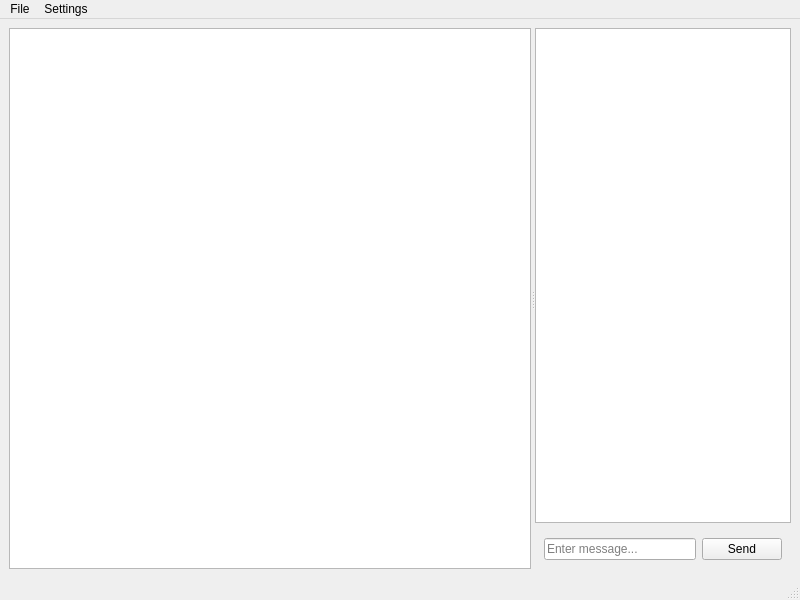
<?xml version="1.0" encoding="UTF-8"?>
<ui version="4.0">
    <class>MainWindow</class>
    <widget class="QMainWindow" name="MainWindow">
        <property name="geometry">
            <rect>
                <x>0</x>
                <y>0</y>
                <width>800</width>
                <height>600</height>
            </rect>
        </property>
        <property name="windowTitle">
            <string>Chat 5.0</string>
        </property>
        <widget class="QWidget" name="centralwidget">
            <layout class="QVBoxLayout" name="verticalLayout">
                <item>
                    <widget class="QSplitter" name="splitter">
                        <property name="orientation">
                            <enum>Qt::Horizontal</enum>
                        </property>
                        <widget class="QListWidget" name="userList">
                            <property name="sizePolicy">
                                <sizepolicy hsizetype="Expanding" vsizetype="Expanding">
                                    <horstretch>1</horstretch>
                                    <verstretch>1</verstretch>
                                </sizepolicy>
                            </property>
                        </widget>
                        <widget class="QWidget" name="messageArea">
                            <layout class="QVBoxLayout" name="verticalLayout_2">
                                <item>
                                    <widget class="QTextEdit" name="messageList">
                                        <property name="readOnly">
                                            <bool>true</bool>
                                        </property>
                                    </widget>
                                </item>
                                <item>
                                    <widget class="QWidget" name="inputArea">
                                        <layout class="QHBoxLayout" name="horizontalLayout">
                                            <item>
                                                <widget class="QLineEdit" name="messageInput">
                                                    <property name="placeholderText">
                                                        <string>Enter message...</string>
                                                    </property>
                                                </widget>
                                            </item>
                                            <item>
                                                <widget class="QPushButton" name="sendButton">
                                                    <property name="text">
                                                        <string>Send</string>
                                                    </property>
                                                </widget>
                                            </item>
                                        </layout>
                                    </widget>
                                </item>
                            </layout>
                        </widget>
                    </widget>
                </item>
            </layout>
        </widget>
        <widget class="QMenuBar" name="menubar">
            <property name="geometry">
                <rect>
                    <x>0</x>
                    <y>0</y>
                    <width>800</width>
                    <height>21</height>
                </rect>
            </property>
            <widget class="QMenu" name="menuFile">
                <property name="title">
                    <string>File</string>
                </property>
                <addaction name="actionExit"/>
            </widget>
            <widget class="QMenu" name="menuSettings">
                <property name="title">
                    <string>Settings</string>
                </property>
                <addaction name="actionSettings"/>
            </widget>
            <addaction name="menuFile"/>
            <addaction name="menuSettings"/>
        </widget>
        <widget class="QStatusBar" name="statusbar"/>
        <action name="actionExit">
            <property name="text">
                <string>Exit</string>
            </property>
        </action>
        <action name="actionSettings">
            <property name="text">
                <string>Settings</string>
            </property>
        </action>
    </widget>
    <resources/>
    <connections/>
</ui>
